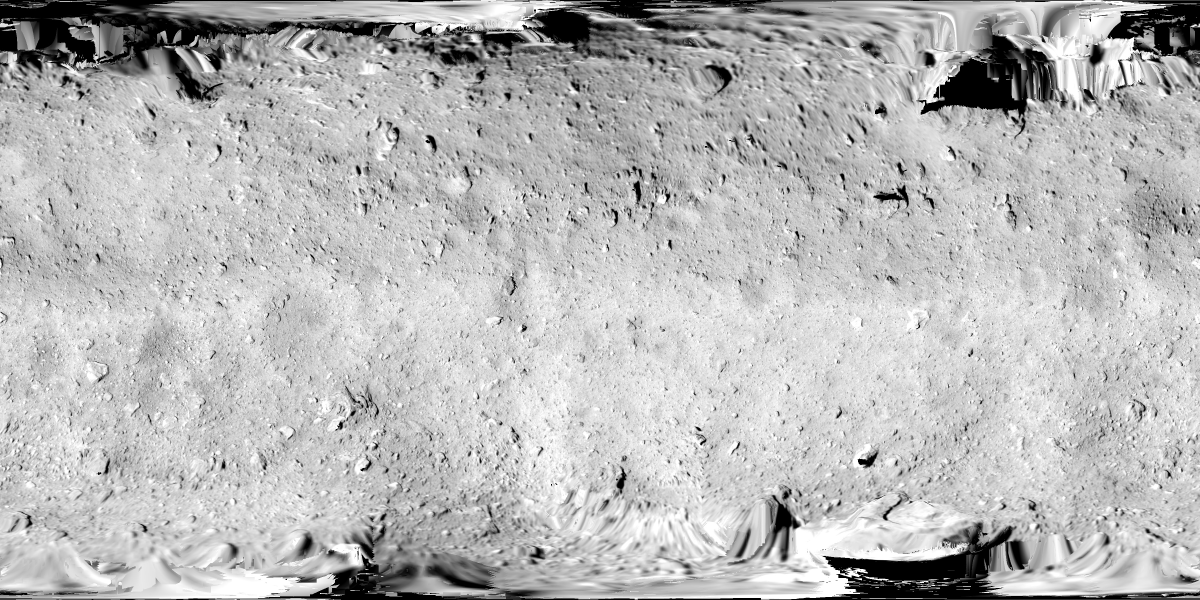
#> input picture 04_science_data/map_products/01_ONC_v-band_Basemap1/hyb2_onc_Global_01_l3dm_v06.jpg, 3600 x 1800 px (shown at 1/3 size)
$ python prep_assets.py
#> lines starting #> are read from the running program, lines starting #| are printed output that depends on the picture; after the words box and inside, x2 and y2 are one past the last pixel; in counts of white or black regions, pixels touching at a corner belong together
import numpy as np, os, json, glob, shutil, struct, io, datetime as dt, re
from PIL import Image
from scipy import ndimage

R = os.path.abspath(os.path.join(os.path.dirname(os.path.abspath(__file__)), '..', '..')) + '/'
OUT = R + 'site/data/'
os.makedirs(OUT + 'tex', exist_ok=True); os.makedirs(OUT + 'onc', exist_ok=True); os.makedirs(OUT + 'samples', exist_ok=True)

# ---------- 1. ONCベースマップ ----------
base = Image.open(R + '04_science_data/map_products/01_ONC_v-band_Basemap1/hyb2_onc_Global_01_l3dm_v06.jpg').convert('L')
#> base is the input picture: PIL image 3600x1800 L; min 0, max 255, mean 184.5
base.save(OUT + 'tex/onc.jpg', quality=84, optimize=True)
print('onc.jpg', os.path.getsize(OUT + 'tex/onc.jpg') // 1024, 'KB', base.size)
#| onc.jpg 1385 KB (3600, 1800)

# ---------- 2. 熱慣性マップ(cividisを逆引き) ----------
from matplotlib import colormaps
cmap = colormaps['cividis'](np.linspace(0, 1, 256))[:, :3] * 255
ti = Image.open(R + '04_science_data/map_products/07_TIR_Thermal_Inertia/Thermal_Inertia_Map.jpg').convert('RGB').resize((1800, 900), Image.NEAREST)
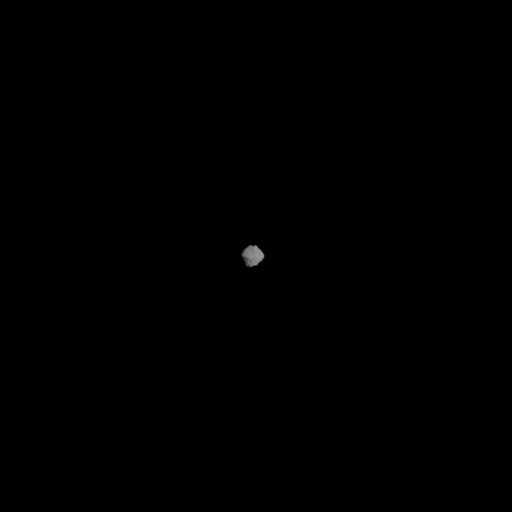
#> input picture 02_onc_images/official_gallery_jaxa/nav20180731/201808010346.jpg, 512 x 512 px, given in place of Thermal_Inertia_Map.jpg, which was not available
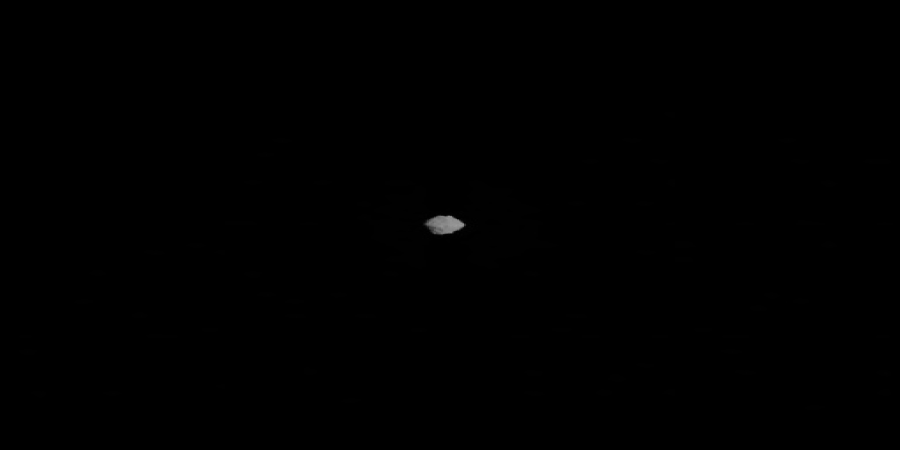
#> ti: PIL image 1800x900 RGB (shown at 1/2 size); min 0, max 155, mean 0.2
a = np.asarray(ti).astype(np.float32)
valid = a.sum(2) > 45
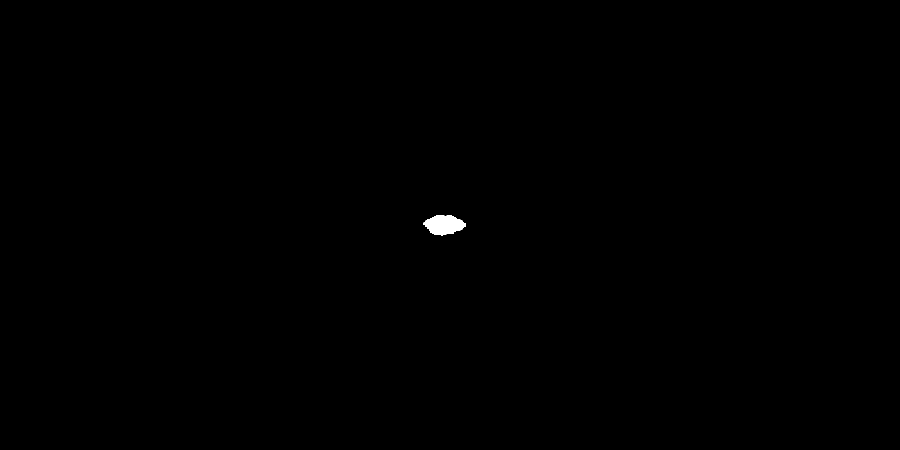
#> valid: shape (900, 1800) bool (shown at 1/2 size); 0.15% white; 1 white region, box (x1, y1, x2, y2) and area: (847, 431, 932, 471) 2377
from scipy.spatial import cKDTree
idx = cKDTree(cmap).query(a.reshape(-1, 3))[1].reshape(900, 1800).astype(np.float32)   # 0..255 -> 10..400 tiu
val = np.where(valid, idx, 0)
w = valid.astype(np.float32)
sig = 14
num = ndimage.gaussian_filter(val * w, sig); den = ndimage.gaussian_filter(w, sig)
filled = np.where(den > 1e-4, num / np.maximum(den, 1e-4), idx[valid].mean())
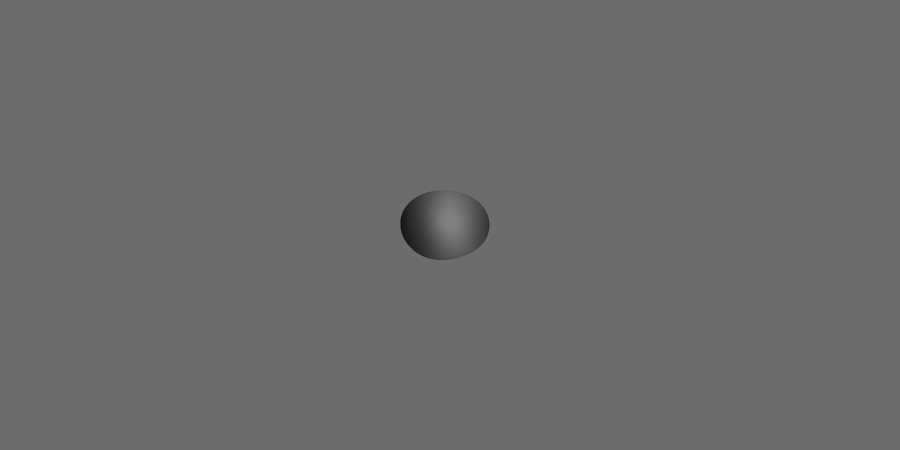
#> filled: shape (900, 1800) float32 (shown at 1/2 size); min 19.1, max 130.8, mean 108.1
filled = np.where(valid, val, filled)
# 経度方向の端で連続になるよう wrap 処理は省略(ぼかしのみ)
out = np.stack([np.clip(filled, 0, 255), valid * 255.0, np.zeros_like(filled)], 2).astype(np.uint8)
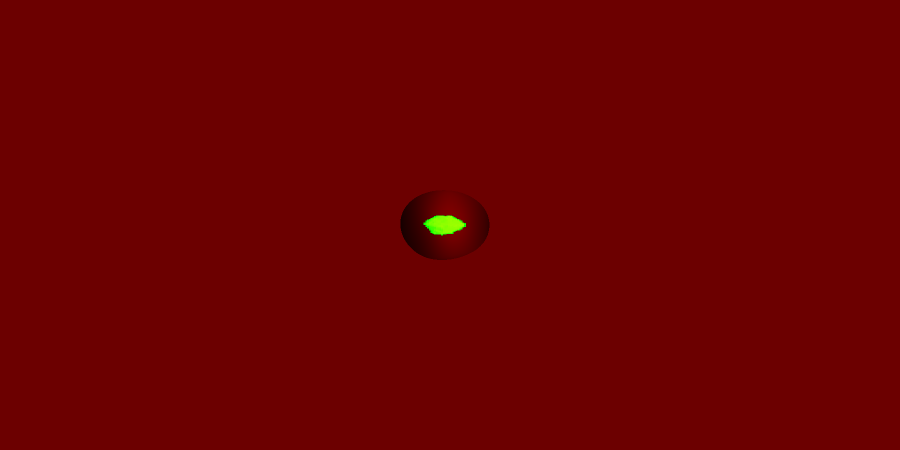
#> out: shape (900, 1800, 3) (shown at 1/2 size); mean of channels 0, 1, 2 107.7, 0.4, 0; drawn as R, G, B
Image.fromarray(out).save(OUT + 'tex/ti.png', optimize=True)
tiu = 10 + (idx[valid] / 255.0) * 390
#> tiu = 2377 values, max 253.2 at index 1275, min 10 at index 0, mean 175.7
print('熱慣性 実測画素 %.0f%%  中央値 %.0f tiu (10-90%%: %.0f-%.0f)' % (valid.mean() * 100, np.median(tiu), np.percentile(tiu, 10), np.percentile(tiu, 90)))
#| 熱慣性 実測画素 0%  中央値 207 tiu (10-90%: 10-238)
print('ti.png', os.path.getsize(OUT + 'tex/ti.png') // 1024, 'KB')

# ---------- 3. ONCギャラリー(各運用日から等間隔に最大N枚) ----------
G = R + '02_onc_images/official_gallery_jaxa/'
labels = {
    'nav20180731': ('2018-07-31', '高度約6kmからの立体視観測'), 'nav20180805': ('2018-08-07', '低高度の連続観測(BOX-C)'),
    'nav20180911': ('2018-09-11', 'タッチダウンのリハーサル1'), 'nav20180920': ('2018-09-21', 'ローバ MINERVA-II1 の分離'),
    'nav20181002': ('2018-10-03', '着陸機 MASCOT の分離'), 'nav20181014': ('2018-10-14', 'タッチダウンのリハーサル2'),
    'nav20181024': ('2018-10-24', 'タッチダウンのリハーサル3'), 'nav20190221': ('2019-02-22', '第1回タッチダウン'),
    'nav20190307': ('2019-03-07', 'タッチダウン跡の確認'), 'nav20190404': ('2019-04-05', '衝突装置(SCI)の運用'),
    'nav20190424': ('2019-04-25', '人工クレーターの確認'), 'nav20190515': ('2019-05-16', '第2回タッチダウンのリハーサル1'),
    'nav20190529': ('2019-05-30', '第2回タッチダウンのリハーサル3'), 'nav20190612': ('2019-06-13', '第2回タッチダウンの最終確認'),
    'nav20190710': ('2019-07-11', '第2回タッチダウン')}
MAXPER = 20
man = []
for d in sorted(glob.glob(G + 'nav*')):
    nav = os.path.basename(d)
    fs = sorted(glob.glob(d + '/*.jpg'))
    pick = fs if len(fs) <= MAXPER else [fs[int(round(i * (len(fs) - 1) / (MAXPER - 1)))] for i in range(MAXPER)]
    for f in pick:
        m = re.match(r'(\d{12})\.jpg', os.path.basename(f))
        if not m: continue
        t = dt.datetime.strptime(m.group(1), '%Y%m%d%H%M').replace(tzinfo=dt.timezone.utc)
        name = nav + '_' + m.group(1) + '.jpg'
        shutil.copy(f, OUT + 'onc/' + name)
        man.append(dict(f=name, t=int(t.timestamp()), nav=nav))
json.dump(dict(items=man, labels={k: dict(date=v[0], title=v[1]) for k, v in labels.items()}), open(OUT + 'onc_manifest.json', 'w'), ensure_ascii=False)
print('ONC画像', len(man), '枚', sum(os.path.getsize(OUT + 'onc/' + m['f']) for m in man) // 1024, 'KB')

# ---------- 4. 試料: 顕微鏡画像とFTIR ----------
S = R + '04_science_data/ryugu_samples/'
grains = {}
for g, (chamber, site) in {'A0002': ('A', 'TD1'), 'A0004': ('A', 'TD1'), 'C0002': ('C', 'TD2'), 'C0003': ('C', 'TD2'), 'C0004': ('C', 'TD2')}.items():
    mic = sorted(glob.glob(S + g + '/%s_microscope-image_*_resize.png' % g))
    if not mic: continue
    im = Image.open(mic[0]).convert('RGB'); im.thumbnail((720, 720))
    im.save(OUT + 'samples/%s.jpg' % g, quality=82, optimize=True)
    # FTIR スペクトル: 最初の stack を 2.3-4.2 µm で間引き
    cands = sorted(glob.glob(S + g + '/ftir/*/%s_*stack*.csv' % g)) or sorted(glob.glob(S + g + '/ftir/*/%s_*.csv' % g))
    spec = None
    for c in cands[:3]:
        xs, ys = [], []
        ok = False
        for line in open(c, errors='ignore'):
            if line.startswith('XYDATA'): ok = True; continue
            if ok:
                p = line.strip().split(',')
                if len(p) == 2:
                    try: xs.append(float(p[0])); ys.append(float(p[1]))
                    except ValueError: pass
        if len(xs) > 1000:
            x = np.array(xs); y = np.array(ys)
            m = (x >= 2.3) & (x <= 4.2); x, y = x[m][::-1], y[m][::-1]
            k = max(len(x) // 190, 1); x, y = x[::k], y[::k]
            # 2.5 µm の値で規格化
            ref = np.interp(2.5, x, y)
            spec = dict(src=os.path.basename(c), x=[round(float(v), 3) for v in x], y=[round(float(v / ref), 4) for v in y])
            break
    grains[g] = dict(chamber=chamber, site=site, img='samples/%s.jpg' % g, spec=spec, microscope=os.path.basename(mic[0]))
    print(g, 'img', os.path.getsize(OUT + 'samples/%s.jpg' % g) // 1024, 'KB', 'spec', None if not spec else (len(spec['x']), 'pts', spec['src']))
json.dump(grains, open(OUT + 'samples.json', 'w'), ensure_ascii=False)

# ---------- 5. 探査機モデル(頂点クラスタリングで軽量化、平均色つき) ----------
#> (the run stopped early here; a loop or call above may not have finished)
